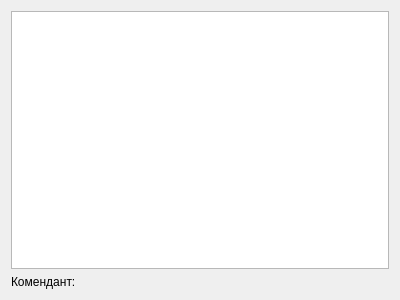
<?xml version="1.0" encoding="UTF-8"?>
<ui version="4.0">
 <class>Requests</class>
 <widget class="QWidget" name="Requests">
  <property name="geometry">
   <rect>
    <x>0</x>
    <y>0</y>
    <width>400</width>
    <height>300</height>
   </rect>
  </property>
  <property name="windowTitle">
   <string>Список заявок</string>
  </property>
  <layout class="QVBoxLayout" name="verticalLayout">
   <item>
    <widget class="QTableView" name="tableView"/>
   </item>
   <item>
    <widget class="QLabel" name="state_label">
     <property name="text">
      <string>Комендант: </string>
     </property>
    </widget>
   </item>
  </layout>
 </widget>
 <resources/>
 <connections/>
</ui>
